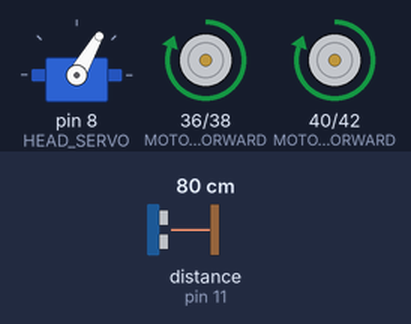
The sketch below on a simulated Arduino Mega 2560, built with avr-gcc and run on an emulated ATmega2560. On the bench: servo, motor-driver pin pairs drawn as motors (green arrow = first pin HIGH = forward, orange = second pin HIGH = backward, longer = more drive). The test bench sets the inputs (shaded band); at power-on: distance to the obstacle (sensor on pin 11) 80 cm. The echo pulse lasts 58.3 µs per cm.

Above: at 1.2 s.
1.3 s: distance to the obstacle (sensor on pin 11) set to 2 cm
At 1.4 s:
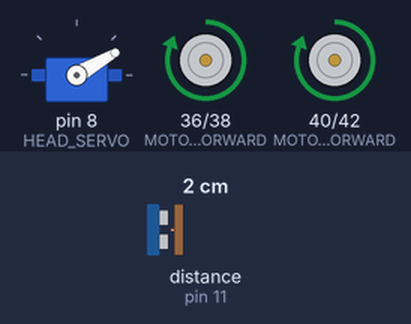
At 3.11 s:
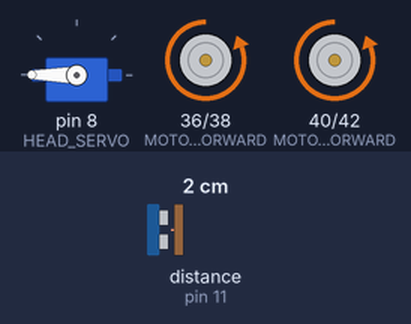
4.3 s: distance to the obstacle (sensor on pin 11) set to 35 cm
7.3 s: distance to the obstacle (sensor on pin 11) set to 4 cm
At 7.59 s:
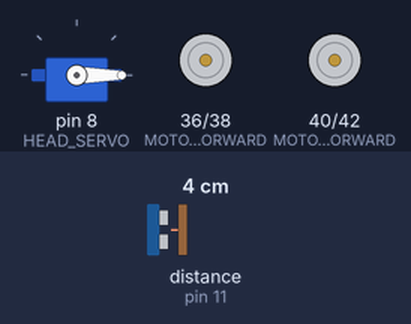
10.3 s: distance to the obstacle (sensor on pin 11) set to 60 cm
Timing chart, 0 to 14.3 s (numbered marks = the images above; inputs shaded):
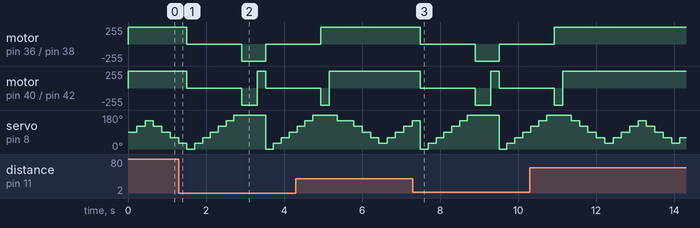

The sketch:

ultrasonic_with_servo_4_wire_motor_driver.ino
```cpp
//code from this youtube video
//https://www.youtube.com/watch?v=gfEOJ4F91E8
//changed code for my mega, changed code to use NewPing
//seems to work, but too fast need to add speed control to it
//Original code believed to be by Santosh Kulkami on Mar 10, 2013
//my modifications done by LeRoy Miller - Aug 29, 2015

/*This code demos a 4 wire mode of driving, it does not have any type of speed control, so it
runs at full speed. From what I can tell the servo is always moving and getting information about
what is around the robot. - LeRoy
*/

#include <NewPing.h>
#include <Servo.h> //Even though the library documentation says this will not cause problems with PWM, it seems to disable the PWM pins
//Sep 18, modified this sketch to work with 6 wire L298 driver setup, and servo.  In order to set this up you'll need to know what
//the PWM of Center, the PWM of LEFT 45 degrees, and the PWM of Right 45 degrees for your servo - LeRoy

#define MOTOR_1_FORWARD 36
#define MOTOR_1_BACK 38
#define MOTOR_2_FORWARD 40
#define MOTOR_2_BACK 42

#define TRIG 12
#define ECHO 11

#define HEAD_SERVO 8

#define OBSTRACLE_DISTANCE 30.0
#define TURN_DELAY 200


#define LOG false

NewPing ultrasonic(TRIG, ECHO, 200);
Servo headServo;

int servoAngle = 90;
int angleStep = 30;

float distance = 0;

void setup()
{
  pinMode(MOTOR_1_FORWARD, OUTPUT);
  pinMode(MOTOR_1_BACK,    OUTPUT);
  pinMode(MOTOR_2_FORWARD, OUTPUT);
  pinMode(MOTOR_2_BACK,    OUTPUT);
digitalWrite(44, HIGH);
digitalWrite(46, HIGH);
  stopMove();

  headServo.attach(HEAD_SERVO);

  if(LOG) Serial.begin( 9600 );
}

void loop()
{
  updateHeadAngle();

  checkDistance();
  moove();

  delay(10);
}

void checkDistance()
{
 int uS = ultrasonic.ping();
  distance = (uS/ US_ROUNDTRIP_CM);
  if(LOG) Serial.println(distance);
}

void moove()
{
  if( distance > OBSTRACLE_DISTANCE )
  {
    if(LOG) Serial.println("FORWARD");

    goForward();
    delay(TURN_DELAY);
  }
  else
  {
    stopMove();

    checkObstracle();
  }
}

void checkObstracle()
{
  int obsLeft  = 0;
  int obsRight = 0;

  // Count the obstacles from left and right side
  for(servoAngle = 0; servoAngle <= 180; servoAngle += 30)
  {
    headServo.write(servoAngle);
    delay(TURN_DELAY);

    checkDistance();
    if(distance < OBSTRACLE_DISTANCE && servoAngle < 90) obsLeft++;
    else if(distance < OBSTRACLE_DISTANCE) obsRight++;
  }

  if(LOG) Serial.print("TURN");

  if(obsLeft && obsRight)
  {
    goBack();

    delay(TURN_DELAY * 2);

    if(obsLeft < obsRight) goLeft();
    else goRight();

    delay(TURN_DELAY);
  }
  else if(obsRight)
  {
    goLeft();

    delay(TURN_DELAY);
  }
  else if(obsLeft)
  {
    goRight();

    delay(TURN_DELAY);
  }
  else
  {
    goForward();

    delay(TURN_DELAY);
  }
}

void updateHeadAngle()
{
  headServo.write(servoAngle);

  servoAngle += angleStep;

  if(servoAngle >= 150)
  {
    servoAngle = 150;

    angleStep *= -1;
  }

  if(servoAngle <= 30)
  {
    servoAngle = 30;

    angleStep *= -1;
  }
}

void goForward()
{
  digitalWrite(MOTOR_1_FORWARD, HIGH);
  digitalWrite(MOTOR_1_BACK,    LOW);
  digitalWrite(MOTOR_2_FORWARD, HIGH);
  digitalWrite(MOTOR_2_BACK,    LOW);
}

void goBack()
{
  digitalWrite(MOTOR_1_FORWARD, LOW);
  digitalWrite(MOTOR_1_BACK,    HIGH);
  digitalWrite(MOTOR_2_FORWARD, LOW);
  digitalWrite(MOTOR_2_BACK,    HIGH);
}

void goLeft()
{
  digitalWrite(MOTOR_1_FORWARD, LOW);
  digitalWrite(MOTOR_1_BACK,    HIGH);
  digitalWrite(MOTOR_2_FORWARD, HIGH);
  digitalWrite(MOTOR_2_BACK,    LOW);
}

void goRight()
{
  digitalWrite(MOTOR_1_FORWARD, HIGH);
  digitalWrite(MOTOR_1_BACK,    LOW);
  digitalWrite(MOTOR_2_FORWARD, LOW);
  digitalWrite(MOTOR_2_BACK,    HIGH);
}

void stopMove()
{
  digitalWrite(MOTOR_1_FORWARD, LOW);
  digitalWrite(MOTOR_1_BACK,    LOW);
  digitalWrite(MOTOR_2_FORWARD, LOW);
  digitalWrite(MOTOR_2_BACK,    LOW);
}
```
